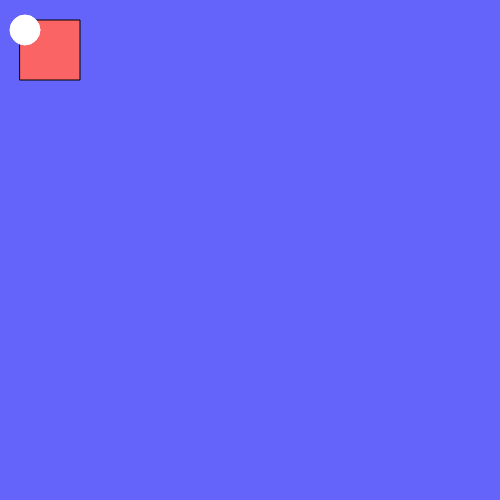
Frame 1 (no input)
Frame 60 (no input): identical to frame 1, image omitted
Frame 120 (the mouse pressed at the canvas centre since frame 60): identical to frame 1, image omitted

The p5.js sketch that drew this single still picture (run headless with seeded random() and noise() and a simulated clock; from frame 60 on, the mouse is pressed at the canvas centre):

// p5.js sketch
// ── sketch.js
function setup()
{
	createCanvas(500,500);
    background(100, 100, 250);
    fill(250, 100, 100);
    square(20, 20, 60);
    erase();
    circle(25, 30, 30);
    noErase();
    describe('A purple canvas with a pink square in the middle. A circle is erased from the top-left, leaving a white hole.');
}

function draw()
{
	//do your drawing here
	
}
